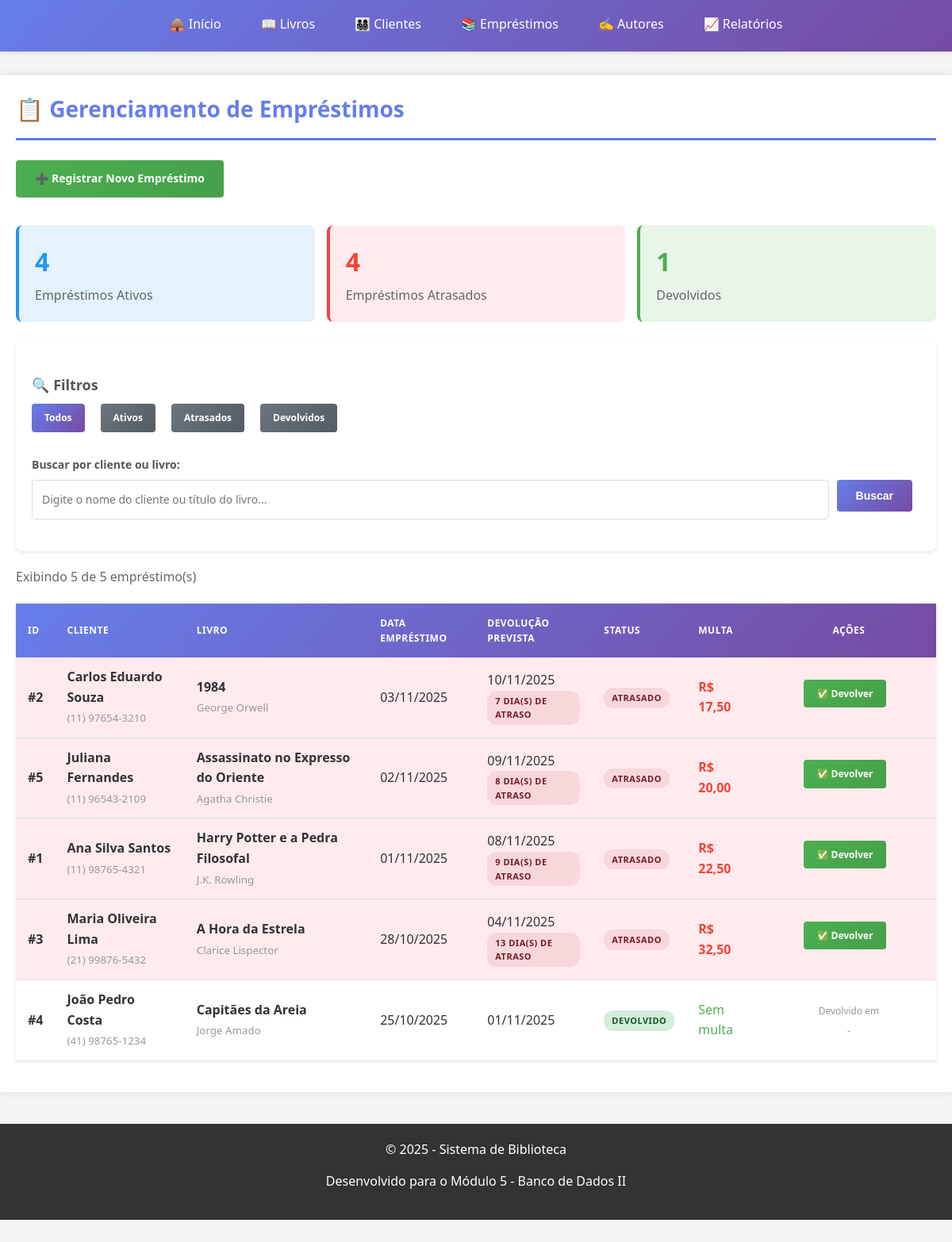
Screenshot of /emprestimos.php with the database file from the repository.
### tables this page shows
CREATE TABLE `emprestimos` (
  `id` int(11) NOT NULL,
  `cliente_id` int(11) NOT NULL,
  `livro_id` int(11) NOT NULL,
  `data_emprestimo` date NOT NULL,
  `data_devolucao_prevista` date NOT NULL,
  `data_devolucao_real` date DEFAULT NULL,
  `status` enum('Ativo','Devolvido','Atrasado','Cancelado') DEFAULT 'Ativo',
  `multa` decimal(10,2) DEFAULT 0.00,
  `observacoes` text DEFAULT NULL,
  `created_at` timestamp NOT NULL DEFAULT current_timestamp(),
  `updated_at` timestamp NOT NULL DEFAULT current_timestamp() ON UPDATE current_timestamp()
);

CREATE TABLE `clientes` (
  `id` int(11) NOT NULL,
  `nome` varchar(150) NOT NULL,
  `email` varchar(150) NOT NULL,
  `telefone` varchar(20) NOT NULL,
  `cpf` varchar(14) DEFAULT NULL,
  `data_nascimento` date DEFAULT NULL,
  `endereco` varchar(255) DEFAULT NULL,
  `cidade` varchar(100) DEFAULT NULL,
  `estado` char(2) DEFAULT NULL,
  `cep` varchar(10) DEFAULT NULL,
  `status` enum('Ativo','Inativo','Bloqueado') DEFAULT 'Ativo',
  `observacoes` text DEFAULT NULL,
  `created_at` timestamp NOT NULL DEFAULT current_timestamp(),
  `updated_at` timestamp NOT NULL DEFAULT current_timestamp() ON UPDATE current_timestamp()
);

CREATE TABLE `livros` (
  `id` int(11) NOT NULL,
  `titulo` varchar(200) NOT NULL,
  `autor_id` int(11) NOT NULL,
  `isbn` varchar(20) DEFAULT NULL,
  `ano_publicacao` year(4) DEFAULT NULL,
  `editora` varchar(100) DEFAULT NULL,
  `numero_paginas` int(11) DEFAULT NULL,
  `quantidade_total` int(11) DEFAULT 1,
  `quantidade_disponivel` int(11) DEFAULT 1,
  `categoria` varchar(50) DEFAULT NULL,
  `localizacao` varchar(50) DEFAULT NULL,
  `capa` varchar(255) DEFAULT NULL,
  `created_at` timestamp NOT NULL DEFAULT current_timestamp(),
  `updated_at` timestamp NOT NULL DEFAULT current_timestamp() ON UPDATE current_timestamp()
);

CREATE TABLE `autores` (
  `id` int(11) NOT NULL,
  `nome` varchar(150) NOT NULL,
  `nacionalidade` varchar(50) DEFAULT NULL,
  `data_nascimento` date DEFAULT NULL,
  `biografia` text DEFAULT NULL,
  `created_at` timestamp NOT NULL DEFAULT current_timestamp(),
  `updated_at` timestamp NOT NULL DEFAULT current_timestamp() ON UPDATE current_timestamp()
);

### includes/funcoes.php (called while the page is built, shortened)
<?php
function formatarData($data) {
    if (empty($data) || $data == '0000-00-00') {
        return '-';
    }
    return date('d/m/Y', strtotime($data));
}
function formatarMoeda($valor) {
    return 'R$ ' . number_format($valor, 2, ',', '.');
}
function formatarTelefone($telefone) {
    $telefone = preg_replace('/[^0-9]/', '', $telefone);
    if (strlen($telefone) == 11) {
        return '(' . substr($telefone, 0, 2) . ') ' .
               substr($telefone, 2, 5) . '-' .
               substr($telefone, 7, 4);
    } elseif (strlen($telefone) == 10) {
        return '(' . substr($telefone, 0, 2) . ') ' .
               substr($telefone, 2, 4) . '-' .
               substr($telefone, 6, 4);
    }
    return $telefone;
}

### emprestimos.php (the view, shortened to what this page needs)
<?php
require_once 'includes/funcoes.php';
require_once 'includes/header.php';
$db = Database::getInstance();
$pdo = $db->getConnection();
$filtro_status = isset($_GET['filtro']) ? limparInput($_GET['filtro']) : 'todos';
$filtro_busca = isset($_GET['busca']) ? limparInput($_GET['busca']) : '';
$por_pagina = REGISTROS_POR_PAGINA;
$pagina_atual = isset($_GET['pagina']) ? max(1, (int)$_GET['pagina']) : 1;
$offset = ($pagina_atual - 1) * $por_pagina;
try {
    $where_clauses = [];
    $params = [];
    $where_sql = count($where_clauses) > 0 ? " WHERE " . implode(" AND ", $where_clauses) : "";
    $stmt = $pdo->prepare("
        SELECT COUNT(*)
        FROM emprestimos e
        INNER JOIN clientes c ON e.cliente_id = c.id
        INNER JOIN livros l ON e.livro_id = l.id
        $where_sql
    ");
    $stmt->execute($params);
    $total_registros = $stmt->fetchColumn();
    $sql = "
        SELECT
            e.*,
            c.nome AS cliente_nome,
            c.email AS cliente_email,
            c.telefone AS cliente_telefone,
            l.titulo AS livro_titulo,
            a.nome AS autor_nome,
            DATEDIFF(CURDATE(), e.data_devolucao_prevista) AS dias_atraso,
            CASE
                WHEN e.status = 'Ativo' AND CURDATE() > e.data_devolucao_prevista
                THEN DATEDIFF(CURDATE(), e.data_devolucao_prevista) * :valor_multa
                ELSE e.multa
            END AS multa_calculada
        FROM emprestimos e
        INNER JOIN clientes c ON e.cliente_id = c.id
        INNER JOIN livros l ON e.livro_id = l.id
        INNER JOIN autores a ON l.autor_id = a.id
        $where_sql
        ORDER BY
            CASE
                WHEN e.status = 'Ativo' AND e.data_devolucao_prevista < CURDATE() THEN 1
                WHEN e.status = 'Ativo' THEN 2
                ELSE 3
            END,
            e.data_emprestimo DESC
        LIMIT :limite OFFSET :offset
    ";
    $stmt = $pdo->prepare($sql);
    $stmt->bindValue(':valor_multa', VALOR_MULTA_DIA);
    $stmt->bindValue(':limite', $por_pagina, PDO::PARAM_INT);
    $stmt->bindValue(':offset', $offset, PDO::PARAM_INT);
    $stmt->execute();
    $emprestimos = $stmt->fetchAll();
    $sql = "
        SELECT
            (SELECT COUNT(*) FROM emprestimos WHERE status = 'Ativo') AS ativos,
            (SELECT COUNT(*) FROM emprestimos WHERE status = 'Ativo' AND data_devolucao_prevista < CURDATE()) AS atrasados,
            (SELECT COUNT(*) FROM emprestimos WHERE status = 'Devolvido') AS devolvidos
    ";
    $stmt = $pdo->query($sql);
    $stats = $stmt->fetch();
?>
    <h1>📋 Gerenciamento de Empréstimos</h1>
    <div style="margin-bottom: 25px;">
        <a href="emprestimo_novo.php" class="btn btn-success">
            ➕ Registrar Novo Empréstimo
        </a>
    </div>
    <div style="display: grid; grid-template-columns: repeat(auto-fit, minmax(200px, 1fr)); gap: 15px; margin-bottom: 25px;">
        <div style="background: #e3f2fd; padding: 20px; border-radius: 8px; border-left: 4px solid #2196F3;">
            <div style="font-size: 32px; font-weight: bold; color: #2196F3;">
                <?= $stats['ativos'] ?>
            </div>
            <div style="color: #666; margin-top: 5px;">Empréstimos Ativos</div>
        </div>
        <div style="background: #ffebee; padding: 20px; border-radius: 8px; border-left: 4px solid #f44336;">
            <div style="font-size: 32px; font-weight: bold; color: #f44336;">
                <?= $stats['atrasados'] ?>
            </div>
            <div style="color: #666; margin-top: 5px;">Empréstimos Atrasados</div>
        </div>
        <div style="background: #e8f5e9; padding: 20px; border-radius: 8px; border-left: 4px solid #4CAF50;">
            <div style="font-size: 32px; font-weight: bold; color: #4CAF50;">
                <?= $stats['devolvidos'] ?>
            </div>
            <div style="color: #666; margin-top: 5px;">Devolvidos</div>
        </div>
    </div>
    <div class="card">
        <h3>🔍 Filtros</h3>
        <div style="display: flex; gap: 10px; flex-wrap: wrap; margin-bottom: 20px;">
            <a href="emprestimos.php?filtro=todos"
               class="btn btn-small <?= $filtro_status == 'todos' ? '' : 'btn-secondary' ?>">
                Todos
            </a>
            <a href="emprestimos.php?filtro=ativos"
               class="btn btn-small <?= $filtro_status == 'ativos' ? '' : 'btn-secondary' ?>">
                Ativos
            </a>
            <a href="emprestimos.php?filtro=atrasados"
               class="btn btn-small btn-danger <?= $filtro_status == 'atrasados' ? '' : 'btn-secondary' ?>">
                Atrasados
            </a>
            <a href="emprestimos.php?filtro=devolvidos"
               class="btn btn-small <?= $filtro_status == 'devolvidos' ? '' : 'btn-secondary' ?>">
                Devolvidos
            </a>
        </div>
        <form method="GET" action="emprestimos.php" style="background: transparent; padding: 0;">
            <div class="form-group">
                <label for="busca">Buscar por cliente ou livro:</label>
                <div style="display: flex; gap: 10px;">
                    <input
                        type="text"
                        id="busca"
                        name="busca"
                        value="<?= htmlspecialchars($filtro_busca) ?>"
                        placeholder="Digite o nome do cliente ou título do livro..."
                        style="flex: 1;"
                    >
                    <button type="submit" class="btn">Buscar</button>
                </div>
            </div>
        </form>
    </div>
    <p style="color: #666; margin: 20px 0;">
        Exibindo <?= count($emprestimos) ?> de <?= $total_registros ?> empréstimo(s)
    </p>
    <?php if (count($emprestimos) > 0): ?>
        <table>
            <thead>
                <tr>
                    <th>ID</th>
                    <th>Cliente</th>
                    <th>Livro</th>
                    <th>Data Empréstimo</th>
                    <th>Devolução Prevista</th>
                    <th>Status</th>
                    <th>Multa</th>
                    <th style="width: 220px; text-align: center;">Ações</th>
                </tr>
            </thead>
            <tbody>
                <?php foreach ($emprestimos as $emp):
                    $dias_atraso = max(0, $emp['dias_atraso']);
                    $esta_atrasado = $emp['status'] == 'Ativo' && $dias_atraso > 0;
                ?>
                    <tr style="<?= $esta_atrasado ? 'background-color: #ffebee;' : '' ?>">
                        <td><strong>#<?= $emp['id'] ?></strong></td>
                        <td>
                            <strong><?= htmlspecialchars($emp['cliente_nome']) ?></strong>
                            <br>
                            <small style="color: #999;">
                                <?= formatarTelefone($emp['cliente_telefone']) ?>
                            </small>
                        </td>
                        <td>
                            <strong><?= htmlspecialchars($emp['livro_titulo']) ?></strong>
                            <br>
                            <small style="color: #999;">
                                <?= htmlspecialchars($emp['autor_nome']) ?>
                            </small>
                        </td>
                        <td><?= formatarData($emp['data_emprestimo']) ?></td>
                        <td>
                            <?= formatarData($emp['data_devolucao_prevista']) ?>
                            <?php if ($esta_atrasado): ?>
                                <br>
                                <span class="badge badge-danger">
                                    <?= $dias_atraso ?> dia(s) de atraso
                                </span>
                            <?php endif; ?>
                        </td>
                        <td>
                            <?php
                            $badge_class = 'badge-info';
                            if ($emp['status'] == 'Devolvido') $badge_class = 'badge-success';
                            if ($esta_atrasado) $badge_class = 'badge-danger';
                            ?>
                            <span class="badge <?= $badge_class ?>">
                                <?= $esta_atrasado ? 'ATRASADO' : $emp['status'] ?>
                            </span>
                        </td>
                        <td>
                            <?php if ($emp['multa_calculada'] > 0): ?>
                                <span style="color: #f44336; font-weight: bold;">
                                    <?= formatarMoeda($emp['multa_calculada']) ?>
                                </span>
                            <?php else: ?>
                                <span style="color: #4CAF50;">Sem multa</span>
                            <?php endif; ?>
                        </td>
                        <td style="text-align: center;">
                            <?php if ($emp['status'] == 'Ativo'): ?>
                                <a href="emprestimo_devolver.php?id=<?= $emp['id'] ?>"
                                   class="btn btn-success btn-small"
                                   title="Registrar devolução">
                                    ✅ Devolver
                                </a>
                            <?php else: ?>
                                <span style="color: #999; font-size: 12px;">
                                    Devolvido em<br>
                                    <?= formatarData($emp['data_devolucao_real']) ?>
                                </span>
                            <?php endif; ?>
                        </td>
                    </tr>
                <?php endforeach; ?>
            </tbody>
        </table>
    <?php endif; ?>
<?php
} catch (PDOException $e) {
    exibirMensagem('erro', 'Erro ao carregar empréstimos: ' . $e->getMessage());
}
require_once 'includes/footer.php';
?>

### includes/header.php (style rules this page uses)
* { margin: 0; padding: 0; box-sizing: border-box; }
body { font-family: 'Segoe UI', Tahoma, Geneva, Verdana, sans-serif; background-color: #f5f5f5; color: #333; line-height: 1.6; padding-bottom: 60px; }
h1 { color: #667eea; margin-bottom: 25px; padding-bottom: 15px; border-bottom: 3px solid #667eea; font-size: 28px; }
h3 { color: #555; margin: 20px 0 10px 0; font-size: 18px; }
p { margin-bottom: 15px; }
table { width: 100%; border-collapse: collapse; margin: 20px 0; background-color: white; box-shadow: 0 2px 4px rgba(0,0,0,0.1); }
table thead { background: linear-gradient(135deg, #667eea 0%, #764ba2 100%); color: white; }
table th { padding: 15px; text-align: left; font-weight: 600; text-transform: uppercase; font-size: 12px; letter-spacing: 0.5px; }
table td { padding: 12px 15px; border-bottom: 1px solid #e0e0e0; }
table tbody tr:last-child td { border-bottom: none; }
form { background-color: #f9f9f9; padding: 25px; border-radius: 8px; margin: 20px 0; }
label { display: block; margin-bottom: 8px; color: #555; font-weight: 600; font-size: 14px; }
input[type="text"], input[type="email"], input[type="tel"], input[type="date"], input[type="number"], select, textarea { width: 100%; padding: 12px; border: 1px solid #ddd; border-radius: 4px; font-size: 14px; transition: border-color 0.3s; font-family: inherit; }
.form-group { margin-bottom: 20px; }
.btn { display: inline-block; padding: 12px 24px; background: linear-gradient(135deg, #667eea 0%, #764ba2 100%); color: white; text-decoration: none; border: none; border-radius: 4px; cursor: pointer; font-size: 14px; font-weight: 600; transition: all 0.3s ease; margin-right: 10px; margin-bottom: 10px; }
.btn-success { background: linear-gradient(135deg, #4CAF50 0%, #45a049 100%); }
.btn-danger { background: linear-gradient(135deg, #f44336 0%, #da190b 100%); }
.btn-secondary { background: linear-gradient(135deg, #6c757d 0%, #545b62 100%); }
.btn-small { padding: 8px 16px; font-size: 12px; }
.badge { display: inline-block; padding: 4px 10px; border-radius: 12px; font-size: 11px; font-weight: 600; text-transform: uppercase; letter-spacing: 0.5px; }
.badge-success { background-color: #d4edda; color: #155724; }
.badge-danger { background-color: #f8d7da; color: #721c24; }
.card { background-color: white; border-radius: 8px; box-shadow: 0 2px 4px rgba(0,0,0,0.1); padding: 20px; margin: 20px 0; }

### rows the page displays
emprestimos: id "2", cliente.nome "Carlos Eduardo Souza", cliente.telefone "(11) 97654-3210", livro.titulo "1984", autores.nome "George Orwell", data_emprestimo "03/11/2025", data_devolucao_prevista "10/11/2025", dias_atraso "7", status "ATRASADO", multa_calculada "R$ 17,50"
emprestimos: id "5", cliente.nome "Juliana Fernandes", cliente.telefone "(11) 96543-2109", livro.titulo "Assassinato no Expresso do Oriente", autores.nome "Agatha Christie", data_emprestimo "02/11/2025", data_devolucao_prevista "09/11/2025", dias_atraso "8", status "ATRASADO", multa_calculada "R$ 20,00"
emprestimos: id "1", cliente.nome "Ana Silva Santos", cliente.telefone "(11) 98765-4321", livro.titulo "Harry Potter e a Pedra Filosofal", autores.nome "J.K. Rowling", data_emprestimo "01/11/2025", data_devolucao_prevista "08/11/2025", dias_atraso "9", status "ATRASADO", multa_calculada "R$ 22,50"
emprestimos: id "3", cliente.nome "Maria Oliveira Lima", cliente.telefone "(21) 99876-5432", livro.titulo "A Hora da Estrela", autores.nome "Clarice Lispector", data_emprestimo "28/10/2025", data_devolucao_prevista "04/11/2025", dias_atraso "13", status "ATRASADO", multa_calculada "R$ 32,50"
emprestimos: id "4", cliente.nome "João Pedro Costa", cliente.telefone "(41) 98765-1234", livro.titulo "Capitães da Areia", autores.nome "Jorge Amado", data_emprestimo "25/10/2025", data_devolucao_prevista "01/11/2025", status "DEVOLVIDO", shows "Sem multa", data_devolucao_real "-"

### other values shown
$stats['ativos'] "4"
$stats['atrasados'] "4"
$stats['devolvidos'] "1"
count($emprestimos) "5"
$total_registros "5"
